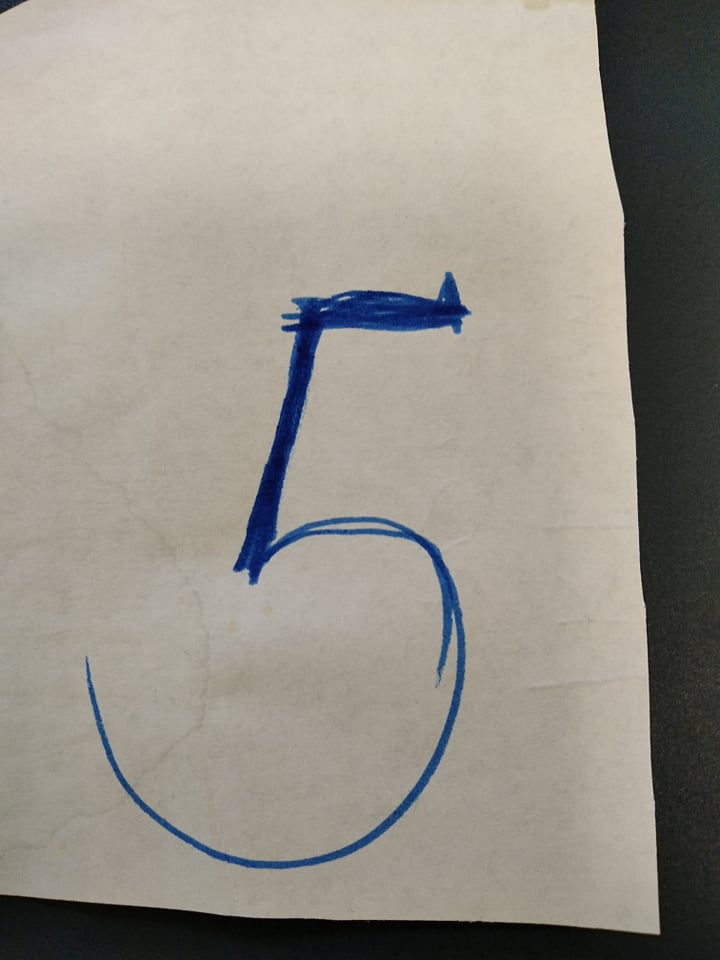
#> input picture __logistic_regression/numbers/5.jpg, 720 x 960 px; the run also reads 1 picture not shown here
$ jupyter execute --allow-errors '__VIII_logistic_regression(test_prep_a).ipynb'   (shell and % lines are left out)
#> lines starting #> are read from the running program, lines starting #| are printed output that depends on the picture; after the words box and inside, x2 and y2 are one past the last pixel; in counts of white or black regions, pixels touching at a corner belong together
[cell 1]
import warnings
import numpy as np
import matplotlib.pyplot as plt

from sklearn import metrics
from sklearn.datasets import load_digits
from sklearn.linear_model import LogisticRegression
from sklearn.model_selection import train_test_split

[cell 2]
plt.style.use('bmh')
plt.rcParams["figure.figsize"] = (16,8)
warnings.filterwarnings('ignore')

We will load digits data set which cosist of <code>**1797 instances**</code> of <code>**8x8 pixel images**</code>. It fairly small dataset and too small to be representative of a real world machine learning task.

[cell 3]
digits = load_digits()
print(digits.DESCR)

[cell 4]
from PIL import Image
image = np.array(Image.open('../images/mano6.jpg'))
image = image[:,:, 0]
plt.imshow(image, cmap='gray');
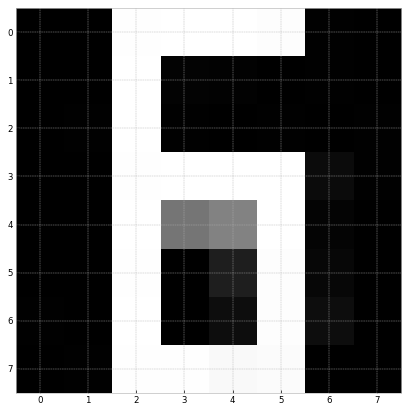
#> figure drawn by matplotlib, 1 panel

## Showing the Images and Labels

[cell 5]
one_sample = digits.data[:1]
one_sample.shape

[cell 6]
for i, (image, label) in enumerate(zip(digits.data[:5], digits.target[:5])):
    plt.subplot(1 ,5, i+1)
    plt.imshow(np.reshape(image, (8,8)), cmap='gray')
    plt.title(f'Training: {label}')
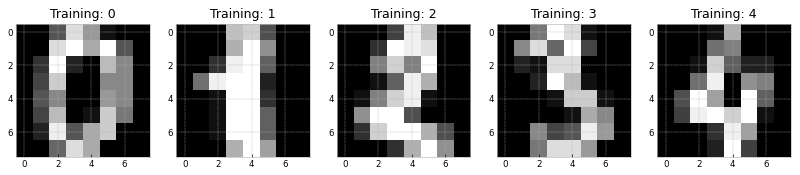
#> figure drawn by matplotlib, 5 panels

[cell 7]
X = digits.data
y = digits.target

[cell 8]
X_train, X_test, y_train, y_test = train_test_split(X, y, test_size=0.2 ,random_state=0, stratify=y)

[cell 9]
def test_size(a, b):
    print(f'X matrix shape: {a.shape}')
    print(f'y vector size: {b.shape}')
    if (len(a) == len(b)):
        print('we are good to go')
    else:
        print(f'lenght of X: {len(a)} \n')
        print(f'lenght of y: {len(b)}')

[cell 10]
test_size(X_train, y_train)

#> (a cell that did not finish here is left out)

[cell 12]
lgr = LogisticRegression(max_iter=10000)

##  Logistic regression solver options:

* For small datasets, <code>**liblinear**</code> is a good choice, whereas <code>**sag**</code> and <code>**saga**</code> are faster for large ones.

* For multiclass problems, only  <code>**newton-cg**</code>, <code>**sag**</code>, <code>**saga**</code> and <code>**lbfgs**</code> handle multinomial loss; <code>**liblinear**</code> is limited to <code>**one versus rest**</code> schemes.

* <code>**newton-cg**</code>, <code>**lbfgs**</code>, <code>**sag**</code> and <code>**saga**</code>, handle L2 or no penalty

* <code>**liblinear**</code> and <code>**saga**</code> also handle L1 penalty

* <code>**saga**</code> also supports elasticnet penalty

* <code>**liblinear**</code> does not support setting penalty='none'

[cell 13]
lgr.__dict__

<code>**Default hyperparameters:**</code>

* C=1.0,
* class_weight=None,
* dual=False,
* fit_intercept=True,
* intercept_scaling=1,
* max_iter=100,
* multi_class='ovr',
* n_jobs=1, penalty='12',
* random_state=None,
* solver='liblinear',
* tol=0.0001,
* verbose=0,
* warm_start=False

[cell 14]
lgr.fit(X_train, y_train)

[cell 15]
our_test = image.reshape(1, 64)
our_test

[cell 16]
sample = X_test[5].reshape(1, -1)
sample.shape

[cell 17]
test_predict = lgr.predict(our_test)
test_predict

## Visualize sample

[cell 18]
plt.imshow(np.reshape(sample, (8,8)), cmap='gray');
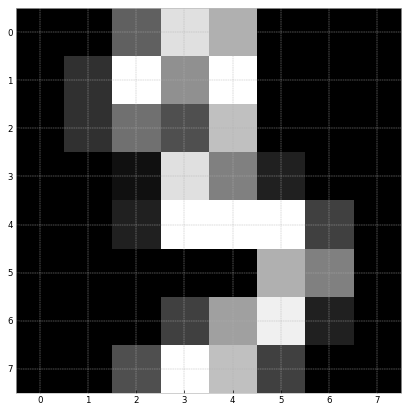
#> figure drawn by matplotlib, 1 panel

[cell 19]
lgr.predict(sample)

## Make predictions on entire set

[cell 20]
digits_predictions = lgr.predict(X_test)

## Measure model performance

### R² - coefficient of determination

[cell 21]
score = lgr.score(X_test, y_test)
score

## Confusion matrix

A confusion matri is a table that is often used to describe the performance of a classfication model on a set of test data for whic the true values are known.

[cell 22]
def plot_conf_matrix(matrix, title="Land of confusion", cmap='cool'):
#> called with matrix = array of shape (10, 10), title = 'Land of confusion', cmap = 'cool'
    plt.imshow(matrix, interpolation='nearest', cmap=cmap)
    plt.title(title)
    plt.colorbar()
    tick_marks = np.arange(10)
    plt.xticks(tick_marks, ["0","1","2","3","4","5","6","7","8","9"], rotation = 45, size = 10)
    plt.yticks(tick_marks, ["0","1","2","3","4","5","6","7","8","9"], size = 10)
    plt.tight_layout()
    plt.ylabel('Actual')
    plt.xlabel('Predicted')
    width, height = matrix.shape

    for x in range(width):
        for y in range(height):
            plt.annotate(str(matrix[x][y]), xy=(x, y), horizontalalignment='center', verticalalignment='center')

[cell 23]
confusion = metrics.confusion_matrix(y_test, digits_predictions)

#> (a cell that did not finish here is left out)

[cell 25]
plot_conf_matrix(confusion)
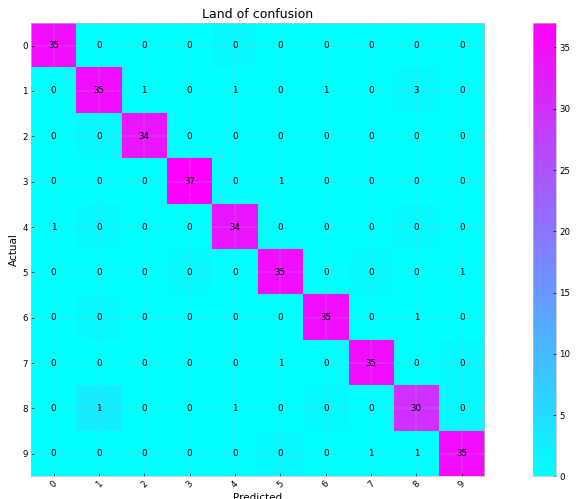
#> figure drawn by matplotlib, 2 panels

[cell 26]
import glob
import cv2 as cv
import numpy as np
from matplotlib import pyplot as plt

[cell 27]
def resize(image, width = None, height = None, inter = cv.INTER_AREA):
    dim = None
    (h, w) = image.shape
    if width is None and height is None:
        return image
    if width is None:
        r = height / float(h)
        dim = (int(w * r), height)
    else:
        r = width / float(w)
        dim = (width, int(h * r))
    resized = cv.resize(image, dim, interpolation = inter)
    return resized

[cell 28]
import os

[cell 29]
import cv2 as cv

[cell 30]
samples = []
images = glob.glob('./numbers/*.jpg')
for i in images:
    i = cv.imread(i)
#> i is the input picture: shape (960, 720, 3); mean B, G, R 137.5, 146.2, 150.5
    i = cv.cvtColor(i, cv.COLOR_BGR2GRAY)
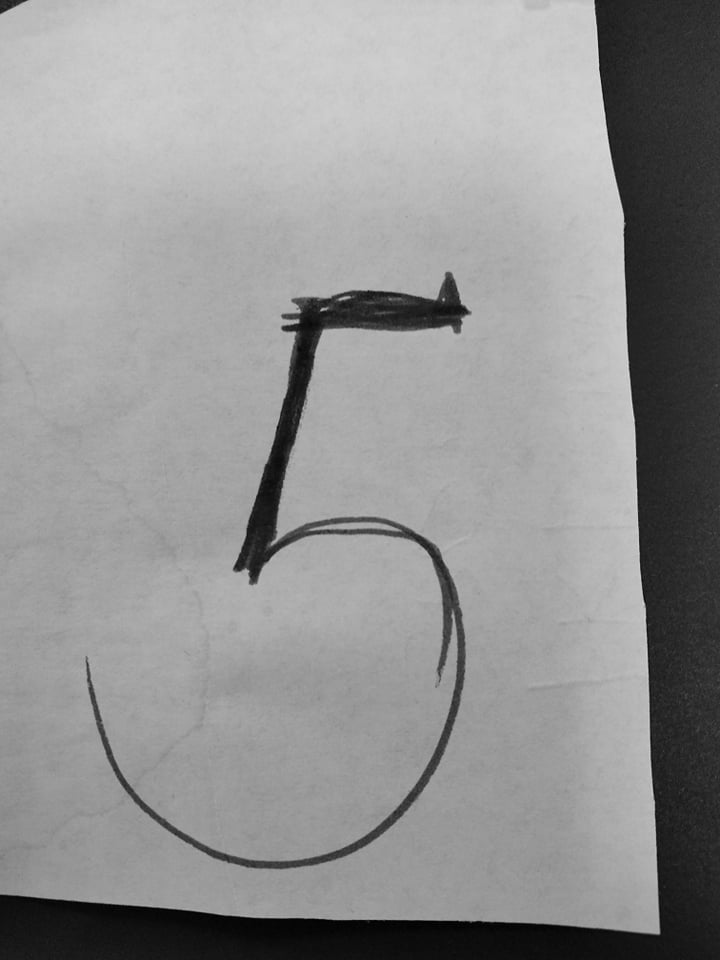
#> i: shape (960, 720); min 0, max 233, mean 146.4
    i = cv.bitwise_not(i)
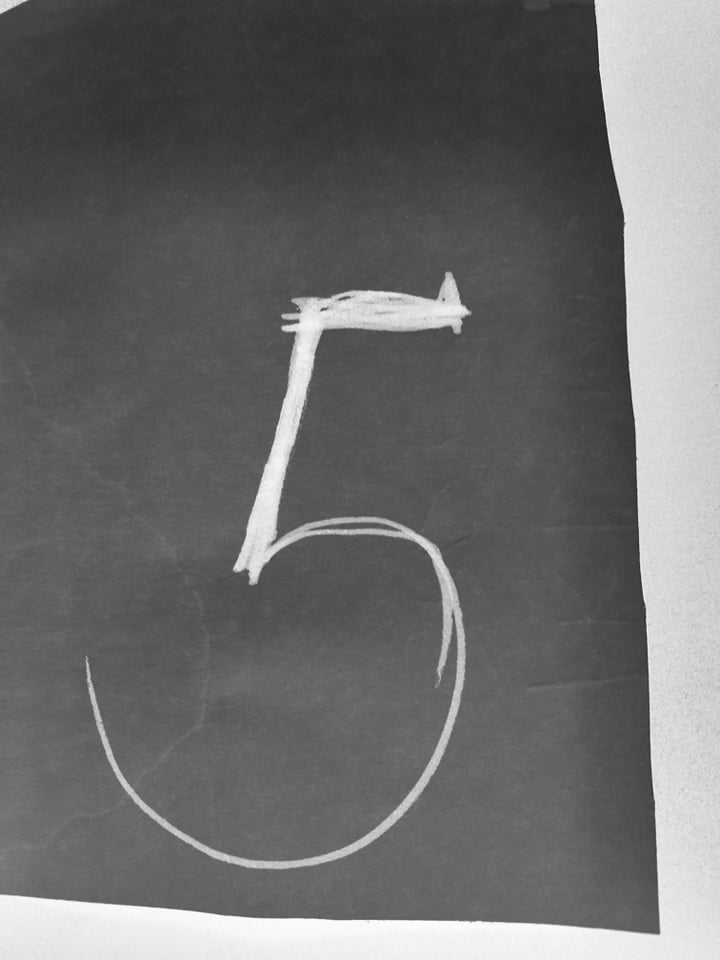
#> i: shape (960, 720); min 22, max 255, mean 108.6
    _, i = cv.threshold(i, 128, 255, cv.THRESH_BINARY)
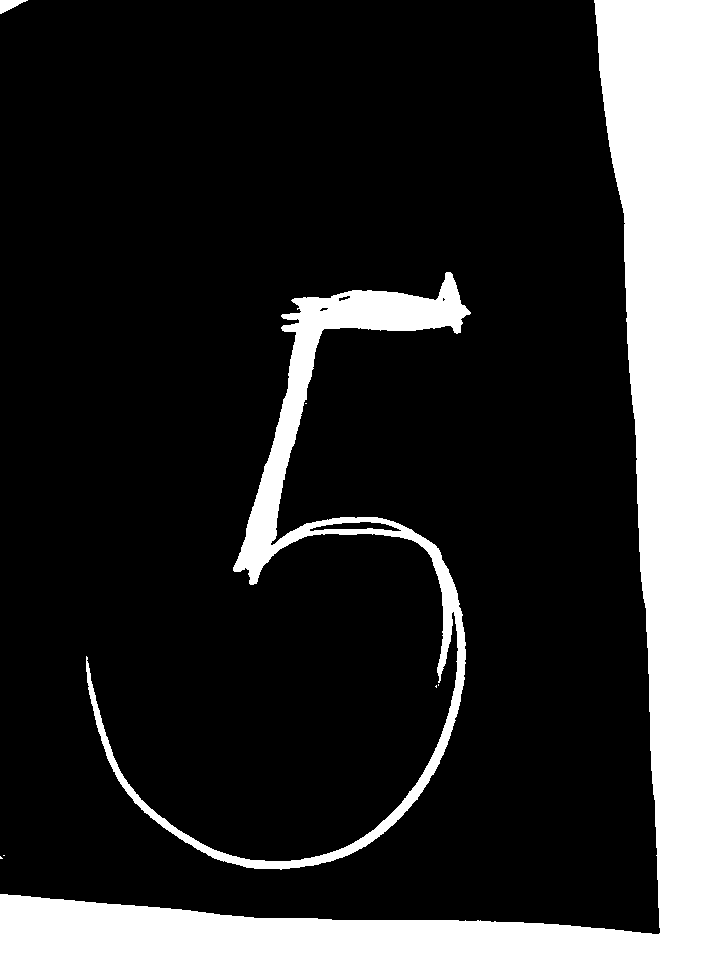
#> i: shape (960, 720); 19.2% white; 8 white regions (5 under 20 px), largest, box (x1, y1, x2, y2) and area: (0, 0, 720, 960) 111632, (86, 272, 471, 870) 20891, (0, 0, 28, 14) 207
#   print(i.shape)
    i = resize(i, width=480, height=360)
    i = resize(i, width=240, height=180)
    i = resize(i, width=120, height=90)
#> call 3 of resize, with width = 120, height = 90, inter = 3
#> in resize (call 3), `resized = cv.resize(image, dim, interpolation = inter)`:
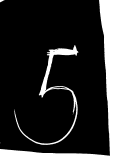
#> resized: shape (160, 120); min 0, max 255, mean 49
    i = resize(i, width=8, height=8)
    samples.append(i)
#> pass 2 of the loop `for i in images:`:
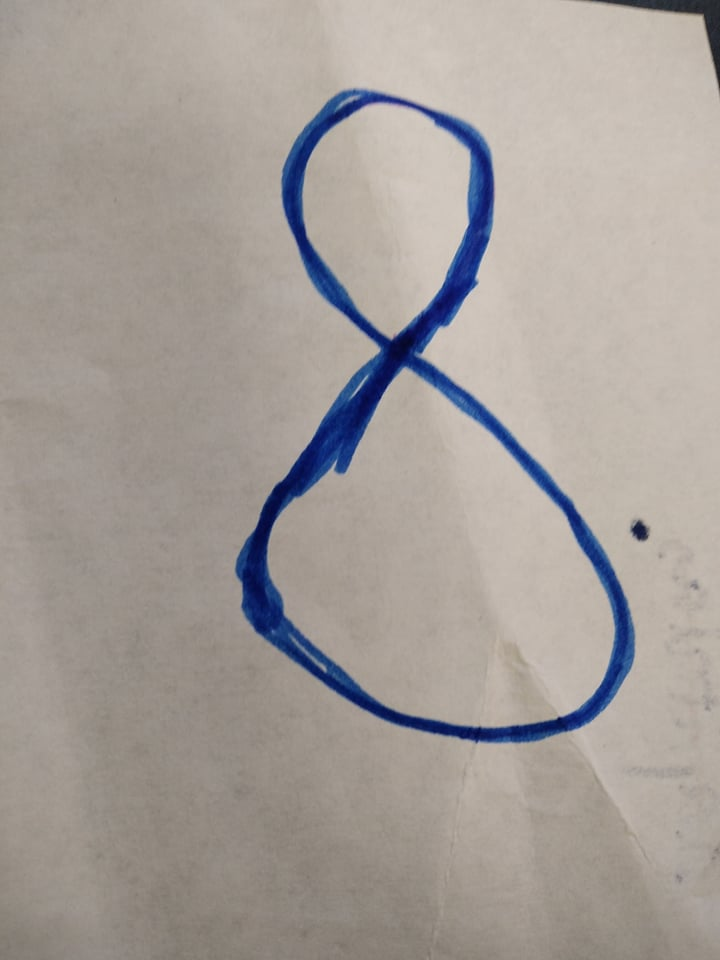
#> input picture __logistic_regression/numbers/8.jpg, 720 x 960 px
#> i is the input picture: shape (960, 720, 3); mean B, G, R 152.8, 157.5, 164.5
#> `_, i = cv.threshold(i, 128, 255, cv.THRESH_BINARY)`:
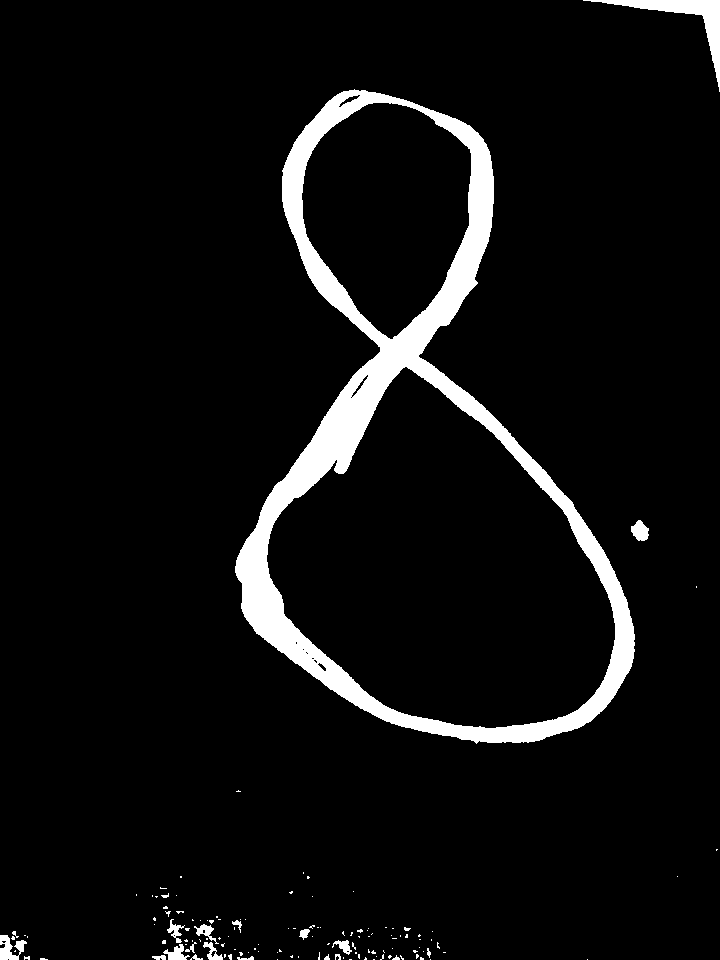
#> i: shape (960, 720); 6% white; 130 white regions (109 under 20 px), largest, box (x1, y1, x2, y2) and area: (235, 89, 635, 744) 36888, (583, 0, 720, 92) 1938, (0, 935, 27, 960) 378
#> resized: shape (640, 480)
#> resized: shape (320, 240)
#> in resize (call 7), `resized = cv.resize(image, dim, interpolation = inter)`:
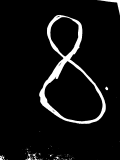
#> resized: shape (160, 120); min 0, max 255, mean 15.2

[cell 31]
plt.subplots(figsize=(16,16), constrained_layout=True)
l = len(samples)
#> l = 2
for i in range(2):
    plt.subplot(8, 2, i+1)
    plt.imshow(samples[i], 'gray')
    plt.xticks([])
    plt.yticks([])

plt.show()
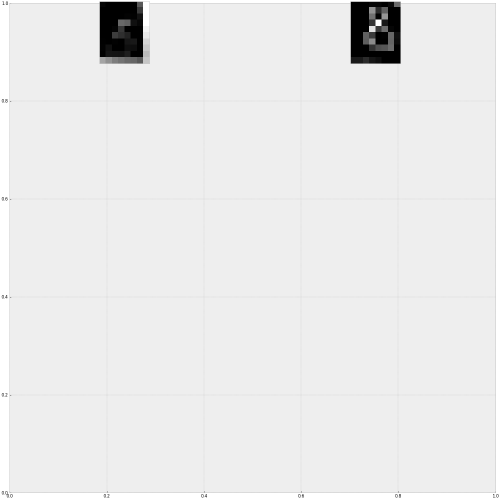
#> figure drawn by matplotlib, 2 panels

[cell 32]
samples[1].shape
#> Out = (10, 8)

[cell 33]
single = samples[1][:8, :8]
single = np.reshape(single, (8,8))

[cell 34]
plt.imshow(single, 'gray');
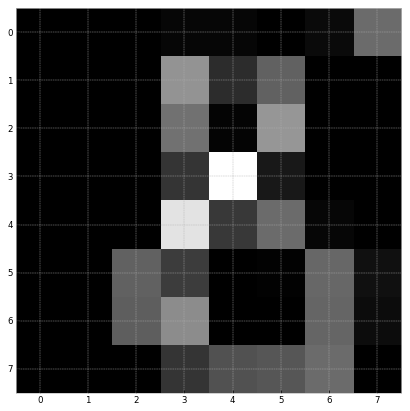
#> figure drawn by matplotlib, 1 panel

[cell 35]
item = single.reshape(1, -1)

[cell 36]
item.shape
#> Out = (1, 64)

[cell 37]
lgr.predict(item)
#> Out = [1]
